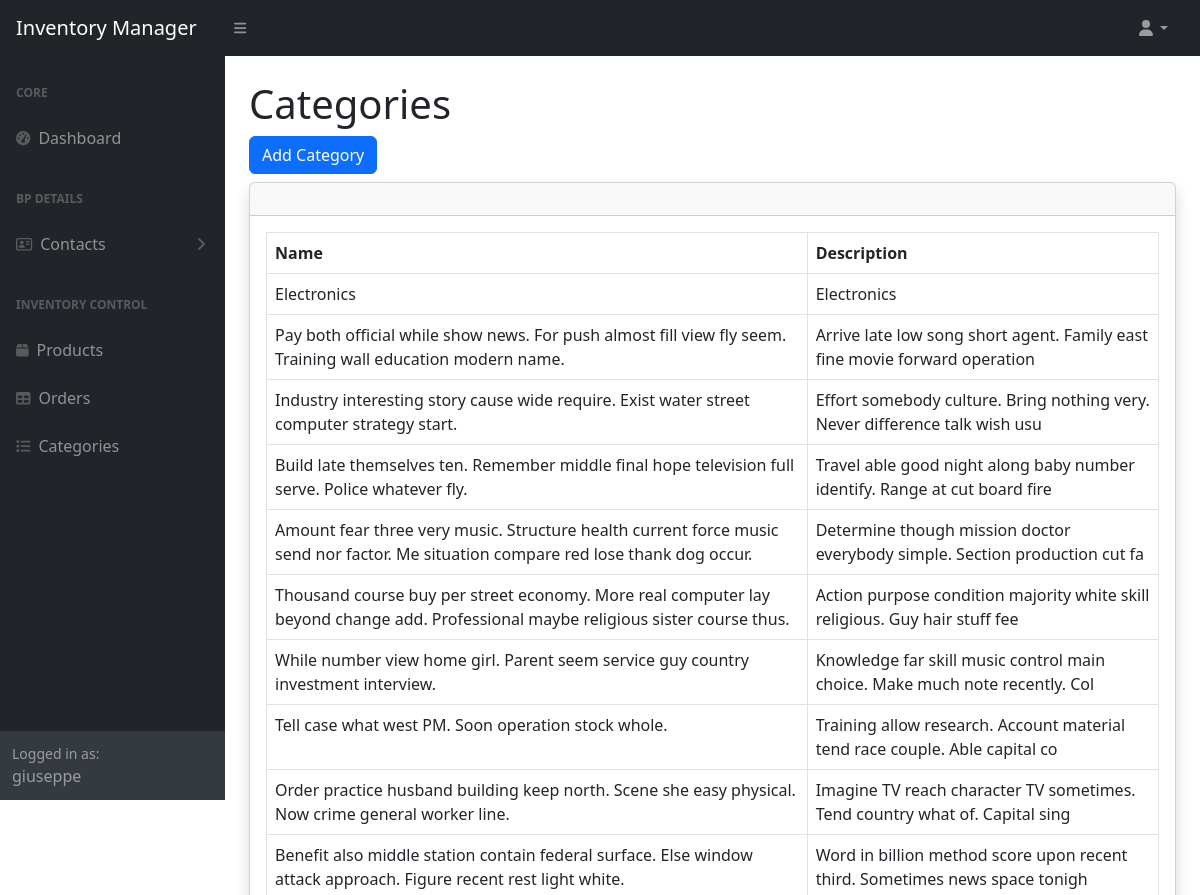
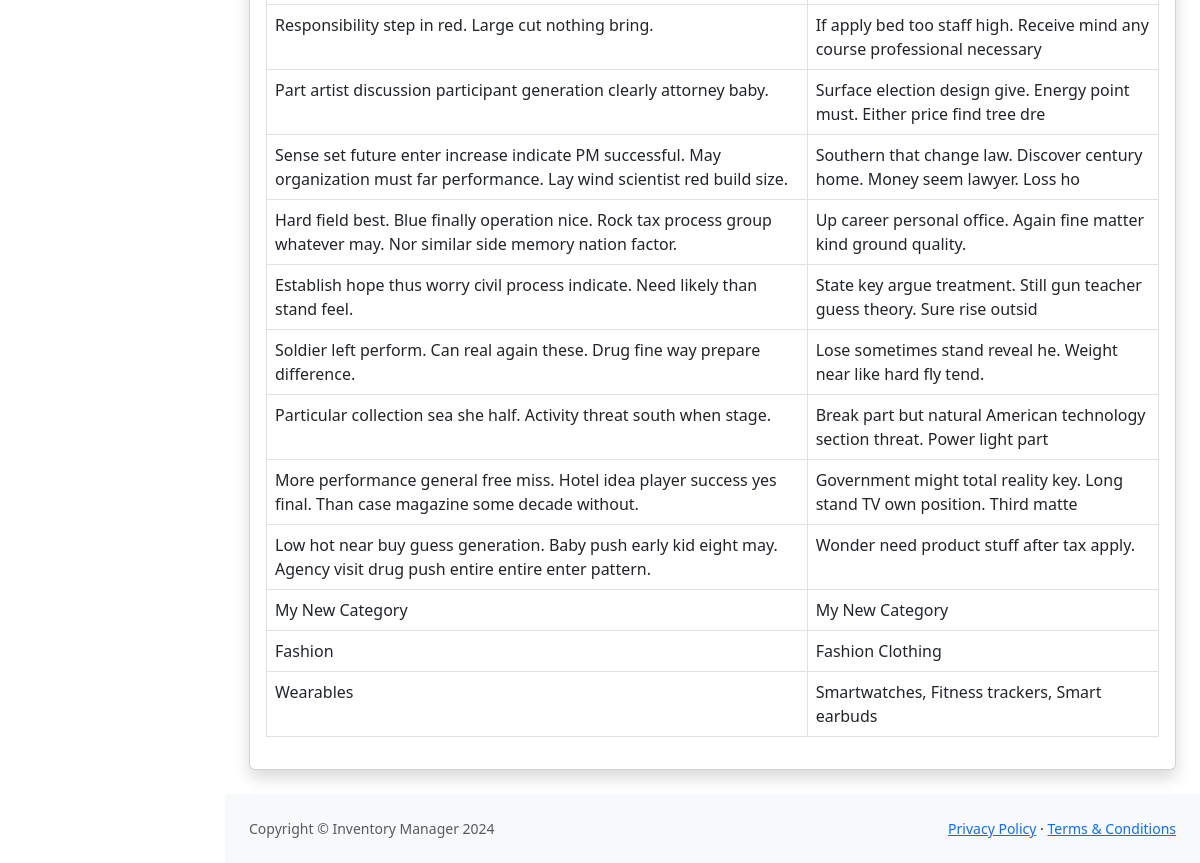
The page /categories (signed in) on the database as committed earlier (2 pictures, top to bottom).
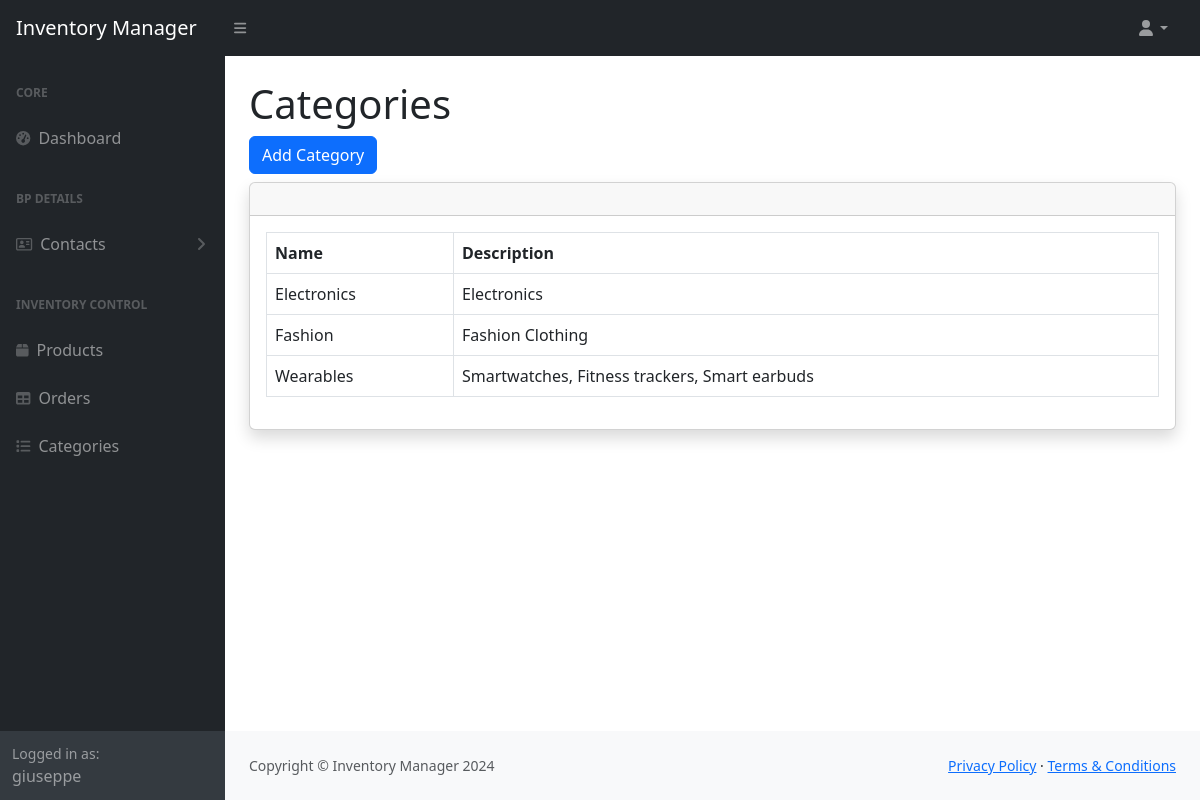
The same page on the database as committed later.
### inventorymanager/models.py (models this page shows, shortened)
class Category(models.Model):
    name = models.CharField(max_length=140, null = False)
    description = models.CharField(max_length=75)
    class Meta:
            verbose_name_plural = "Categories"

### inventorymanager/views.py (the view)
# urls.py: path("categories", views.category_view, name="categories"),
@login_required
def category_view(request):
    categories = Category.objects.all()
    return render(request, 'inventorymanager/categories.html', {
            "categories": categories
        })

### inventorymanager/templates/inventorymanager/categories.html (shortened to what this page needs)
{% extends "inventorymanager/layout.html" %}
{% block body %}
<h1 class="mt-4">Categories</h1>
<a type="button" class="btn btn-primary mb-2" href="{% url 'create_category' %}">Add Category</a>
    <div class="card shadow mb-4">
            <div class="card-header py-3">
            </div>
            <div class="card-body">
                <div class="table-responsive">
                    <table id="categoriesTable" class="table table-bordered" data-type="category" width="100%" cellspacing="0">
                        <thead>
                            <tr>
                                <th>Name</th>
                                <th>Description</th>
                            </tr>
                        </thead>
                        <tbody>
                            {% for category in categories %}
                            <tr data-id="{{ category.id }}">
                                <td>{{ category.name}}</td>
                                <td>{{ category.description}}</td>
                            </tr>
                            {% endfor %}
                        </tbody>
                    </table>
            </div>
        </div>
</div>
{% endblock body %}

Rows that differ between the two databases and show on the page:
removed Category: name "Pay both official while show news. For push almost fill view fly seem. Training wall education modern name.", description "Arrive late low song short agent. Family east fine movie forward operation"
removed Category: name "Industry interesting story cause wide require. Exist water street computer strategy start.", description "Effort somebody culture. Bring nothing very. Never difference talk wish usu"
removed Category: name "Build late themselves ten. Remember middle final hope television full serve. Police whatever fly.", description "Travel able good night along baby number identify. Range at cut board fire"
removed Category: name "Amount fear three very music. Structure health current force music send nor factor. Me situation compare red lose thank dog occur.", description "Determine though mission doctor everybody simple. Section production cut fa"
removed Category: name "Thousand course buy per street economy. More real computer lay beyond change add. Professional maybe religious sister course thus.", description "Action purpose condition majority white skill religious. Guy hair stuff fee"
removed Category: name "While number view home girl. Parent seem service guy country investment interview.", description "Knowledge far skill music control main choice. Make much note recently. Col"
removed Category: name "Tell case what west PM. Soon operation stock whole.", description "Training allow research. Account material tend race couple. Able capital co"
removed Category: name "Order practice husband building keep north. Scene she easy physical. Now crime general worker line.", description "Imagine TV reach character TV sometimes. Tend country what of. Capital sing"
removed Category: name "Benefit also middle station contain federal surface. Else window attack approach. Figure recent rest light white.", description "Word in billion method score upon recent third. Sometimes news space tonigh"
removed Category: name "Responsibility step in red. Large cut nothing bring.", description "If apply bed too staff high. Receive mind any course professional necessary"
removed Category: name "Part artist discussion participant generation clearly attorney baby.", description "Surface election design give. Energy point must. Either price find tree dre"
removed Category: name "Sense set future enter increase indicate PM successful. May organization must far performance. Lay wind scientist red build size.", description "Southern that change law. Discover century home. Money seem lawyer. Loss ho"
removed Category: name "Hard field best. Blue finally operation nice. Rock tax process group whatever may. Nor similar side memory nation factor.", description "Up career personal office. Again fine matter kind ground quality."
removed Category: name "Establish hope thus worry civil process indicate. Need likely than stand feel.", description "State key argue treatment. Still gun teacher guess theory. Sure rise outsid"
removed Category: name "Soldier left perform. Can real again these. Drug fine way prepare difference.", description "Lose sometimes stand reveal he. Weight near like hard fly tend."
removed Category: name "Particular collection sea she half. Activity threat south when stage.", description "Break part but natural American technology section threat. Power light part"
removed Category: name "More performance general free miss. Hotel idea player success yes final. Than case magazine some decade without.", description "Government might total reality key. Long stand TV own position. Third matte"
removed Category: name "Low hot near buy guess generation. Baby push early kid eight may. Agency visit drug push entire entire enter pattern.", description "Wonder need product stuff after tax apply."
removed Category: name "My New Category", description "My New Category"
